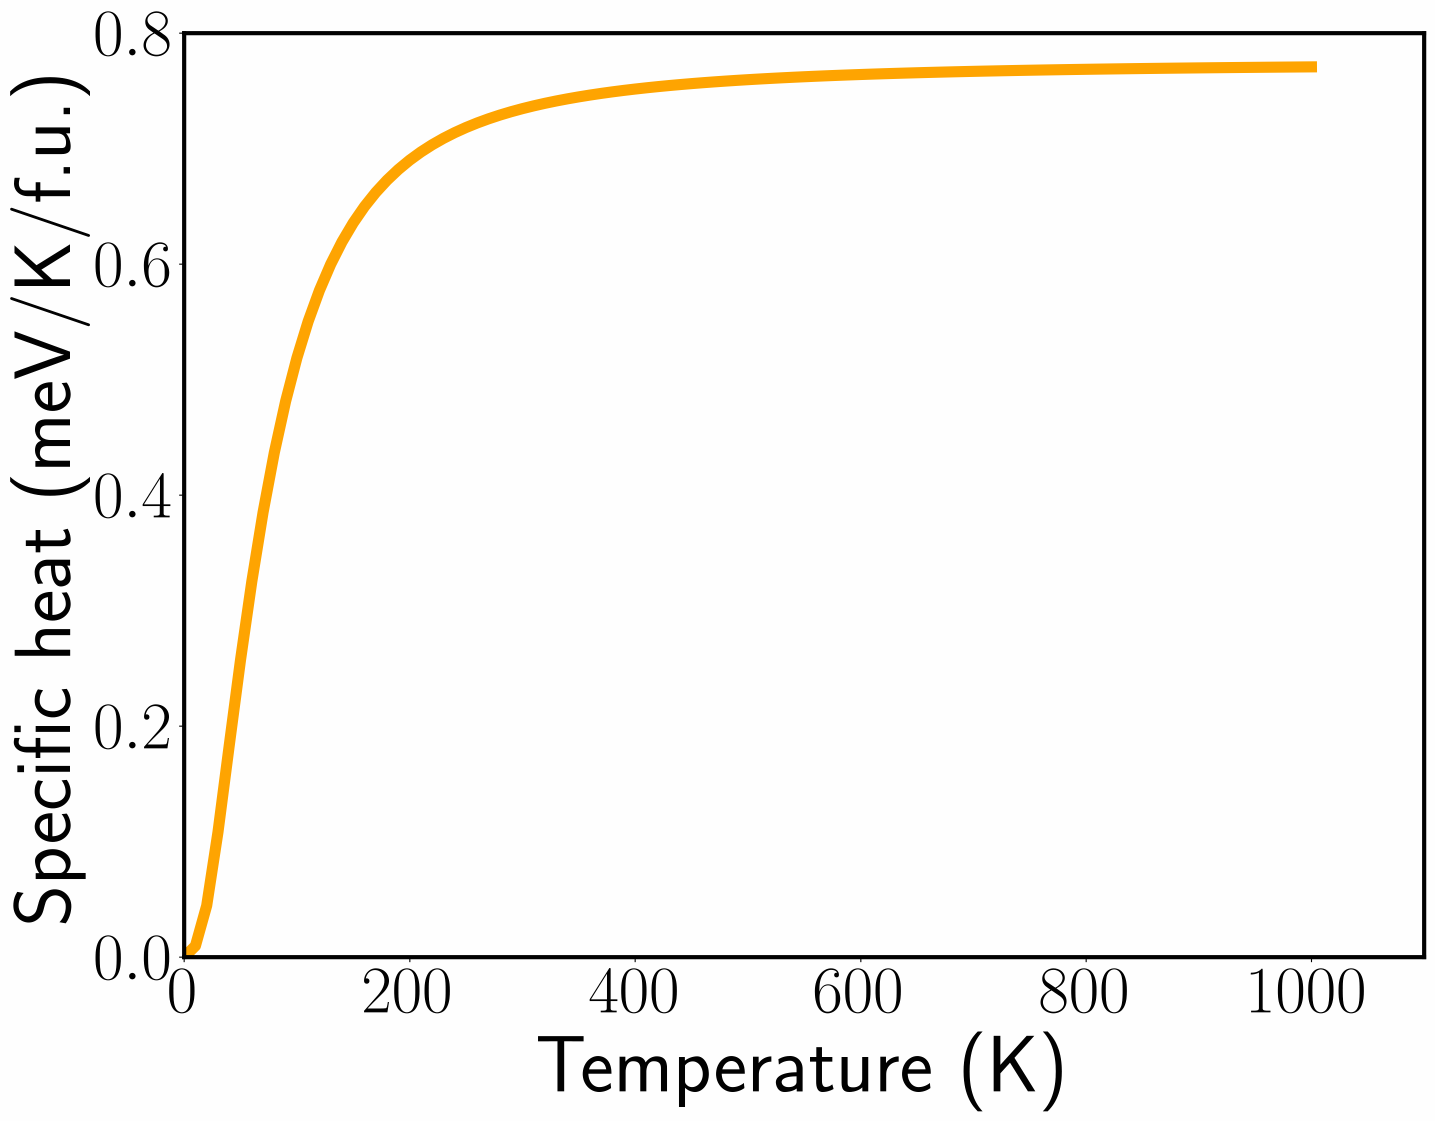

Source code (Python):
from pylab import *
rcParams.update({'font.size': 48, 'text.usetex': True})

mol   = 6.022e23
JtoeV = 1.602e-19
nfu   = 2*2*2 # number of formula units
vfu2h = 0.3551*0.6149*0.698/2 # volume of 1 f.u. of 2H (in nm^3)

h = genfromtxt('../../data/thermal_properties/phonon/2H/thermal.dat', skip_header=20, skip_footer=5)

T = h[:,0]
ch = h[:,3]  # in J/K/mol
chJcm3 = ch*1e21/(vfu2h*mol*nfu) # 2H heat capacity in J/K/cm3

ch /= JtoeV # eV/K/mol
ch /= mol   # eV/K/unit cell
ch /= nfu   # eV/K/f.u.
ch *= 1000  # meV/K/f.u.

lws = 8
f = figure(figsize=(16,12))
plot(T, ch, 'orange', lw=lws)
xlim(0,1100)
ylim(0, 0.8)
xlabel('Temperature (K)')
ylabel('Specific heat (meV/K/f.u.)')
savefig('sifig3.png',dpi=300,bbox_inches='tight')

print("T=700 K heat capacit of 2H = %g meV/K/f.u."%ch[70])
print("T=700 K heat capacit of 2H = %g J/K/cm3"%chJcm3[70])
